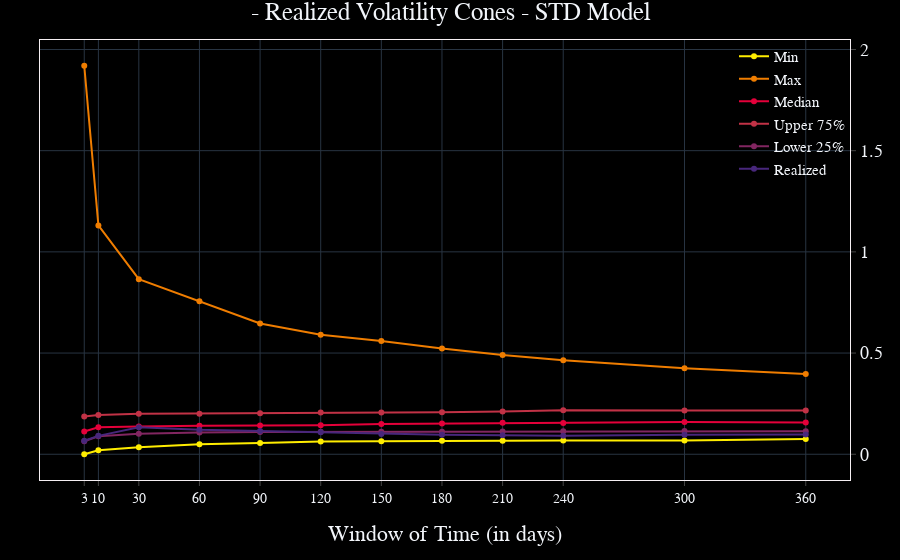

This figure's notebook cell:
### Markdown cell above
### Chart the Realized Volatility Cones

Apply the same syntax to, `openbb.ta.cones_chart()`, to visualize the output.

### Code cell
openbb.ta.cones_chart(df)

### Figure 1 — Plotly figure (JSON) as saved in the notebook; plotly's stock layout.template omitted (floating-point values rounded to 4 significant figures)
{"data": [{"name": "Min", "type": "scatter", "x": [3, 10, 30, 60, 90, 120, 150, 180, 210, 240, 300, 360], "y": [6.464e-06, 0.02006, 0.03512, 0.04979, 0.055, 0.06266, 0.06454, 0.06618, 0.06733, 0.06754, 0.06846, 0.07566]}, {"name": "Max", "type": "scatter", "x": [3, 10, 30, 60, 90, 120, 150, 180, 210, 240, 300, 360], "y": [1.92, 1.131, 0.8649, 0.7558, 0.6464, 0.5904, 0.56, 0.5226, 0.4907, 0.4648, 0.4245, 0.3966]}, {"name": "Median", "type": "scatter", "x": [3, 10, 30, 60, 90, 120, 150, 180, 210, 240, 300, 360], "y": [0.112, 0.1333, 0.1367, 0.1412, 0.1417, 0.143, 0.1496, 0.1517, 0.1555, 0.1543, 0.159, 0.1567]}, {"name": "Upper 75%", "type": "scatter", "x": [3, 10, 30, 60, 90, 120, 150, 180, 210, 240, 300, 360], "y": [0.186, 0.1939, 0.1997, 0.2006, 0.2027, 0.2062, 0.2058, 0.2077, 0.2114, 0.2176, 0.2167, 0.2168]}, {"name": "Lower 25%", "type": "scatter", "x": [3, 10, 30, 60, 90, 120, 150, 180, 210, 240, 300, 360], "y": [0.06433, 0.08864, 0.1008, 0.1074, 0.1101, 0.1106, 0.1118, 0.1114, 0.1128, 0.1133, 0.1146, 0.1139]}, {"name": "Realized", "type": "scatter", "x": [3, 10, 30, 60, 90, 120, 150, 180, 210, 240, 300, 360], "y": [0.06704, 0.09082, 0.1337, 0.1206, 0.1144, 0.1082, 0.1, 0.09671, 0.09426, 0.09116, 0.0966, 0.09773]}], "layout": {"bargap": 0, "bargroupgap": 0, "barmode": "overlay", "legend": {"groupclick": "toggleitem", "orientation": "v", "tracegroupgap": 133.3, "x": 1, "xanchor": "right", "y": 1, "yanchor": "top"}, "margin": {"b": 80, "l": 40, "r": 50, "t": 40}, "modebar": {"activecolor": "#d1030d", "bgcolor": "#2A2A2A", "color": "#FFFFFF", "orientation": "v"}, "newshape": {"line": {"color": "gold"}}, "title": {"text": " - Realized Volatility Cones - STD Model", "x": 0.5}, "xaxis": {"tickmode": "array", "ticktext": [3, 10, 30, 60, 90, 120, 150, 180, 210, 240, 300, 360], "tickvals": [3, 10, 30, 60, 90, 120, 150, 180, 210, 240, 300, 360], "title": {"text": "Window of Time (in days)"}}}}
